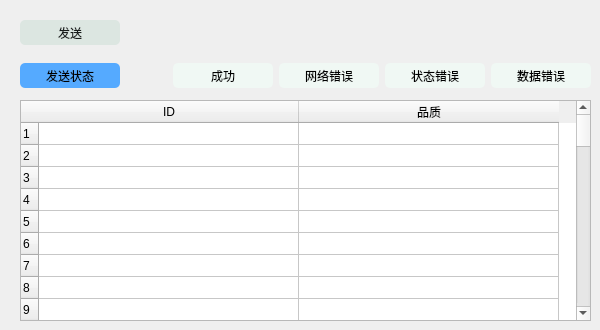
   <widget class="QWidget" name="tab_3">
    <attribute name="title">
     <string>分析产品信息</string>
    </attribute>
    <widget class="QPushButton" name="pb_Send_3">
     <property name="geometry">
      <rect>
       <x>20</x>
       <y>20</y>
       <width>100</width>
       <height>25</height>
      </rect>
     </property>
     <property name="minimumSize">
      <size>
       <width>100</width>
       <height>25</height>
      </size>
     </property>
     <property name="styleSheet">
      <string notr="true">background: rgb(220, 230, 225);
border-color: rgb(0, 0, 0);
border-radius: 5px;
color:rgb(24, 28, 27);</string>
     </property>
     <property name="text">
      <string>发送</string>
     </property>
    </widget>
    <widget class="QWidget" name="layoutWidget_4">
     <property name="geometry">
      <rect>
       <x>20</x>
       <y>60</y>
       <width>571</width>
       <height>31</height>
      </rect>
     </property>
     <layout class="QGridLayout" name="gridLayout_6">
      <item row="0" column="3">
       <widget class="QLabel" name="lb_State_NetError_3">
        <property name="minimumSize">
         <size>
          <width>100</width>
          <height>25</height>
         </size>
        </property>
        <property name="styleSheet">
         <string notr="true">border-radius: 5px;
background-color: rgb(240, 248, 244);</string>
        </property>
        <property name="text">
         <string>网络错误</string>
        </property>
        <property name="alignment">
         <set>Qt::AlignCenter</set>
        </property>
       </widget>
      </item>
      <item row="0" column="5">
       <widget class="QLabel" name="lb_State_Data_Error_3">
        <property name="minimumSize">
         <size>
          <width>100</width>
          <height>25</height>
         </size>
        </property>
        <property name="styleSheet">
         <string notr="true">border-radius: 5px;
background-color: rgb(240, 248, 244);</string>
        </property>
        <property name="text">
         <string>数据错误</string>
        </property>
        <property name="alignment">
         <set>Qt::AlignCenter</set>
        </property>
       </widget>
      </item>
      <item row="0" column="2">
       <widget class="QLabel" name="lb_State_Succeed_3">
        <property name="minimumSize">
         <size>
          <width>100</width>
          <height>25</height>
         </size>
        </property>
        <property name="styleSheet">
         <string notr="true">border-radius: 5px;
background-color: rgb(240, 248, 244);</string>
        </property>
        <property name="text">
         <string>成功</string>
        </property>
        <property name="alignment">
         <set>Qt::AlignCenter</set>
        </property>
       </widget>
      </item>
      <item row="0" column="0">
       <widget class="QLabel" name="label_8">
        <property name="minimumSize">
         <size>
          <width>100</width>
          <height>25</height>
         </size>
        </property>
        <property name="maximumSize">
         <size>
          <width>16777215</width>
          <height>25</height>
         </size>
        </property>
        <property name="styleSheet">
         <string notr="true">border-radius: 5px;
background-color: rgb(85, 170, 255);</string>
        </property>
        <property name="text">
         <string>发送状态</string>
        </property>
        <property name="alignment">
         <set>Qt::AlignCenter</set>
        </property>
       </widget>
      </item>
      <item row="0" column="4">
       <widget class="QLabel" name="lb_State_StateError_3">
        <property name="minimumSize">
         <size>
          <width>100</width>
          <height>25</height>
         </size>
        </property>
        <property name="styleSheet">
         <string notr="true">border-radius: 5px;
background-color: rgb(240, 248, 244);</string>
        </property>
        <property name="text">
         <string>状态错误</string>
        </property>
        <property name="alignment">
         <set>Qt::AlignCenter</set>
        </property>
       </widget>
      </item>
      <item row="0" column="1">
       <spacer name="horizontalSpacer_7">
        <property name="orientation">
         <enum>Qt::Horizontal</enum>
        </property>
        <property name="sizeHint" stdset="0">
         <size>
          <width>40</width>
          <height>20</height>
         </size>
        </property>
       </spacer>
      </item>
     </layout>
    </widget>
    <widget class="QTableWidget" name="tb_Get">
     <property name="geometry">
      <rect>
       <x>20</x>
       <y>100</y>
       <width>571</width>
       <height>221</height>
      </rect>
     </property>
     <attribute name="horizontalHeaderDefaultSectionSize">
      <number>200</number>
     </attribute>
     <attribute name="horizontalHeaderMinimumSectionSize">
      <number>260</number>
     </attribute>
     <attribute name="verticalHeaderDefaultSectionSize">
      <number>22</number>
     </attribute>
     <attribute name="verticalHeaderMinimumSectionSize">
      <number>22</number>
     </attribute>
     <row>
      <property name="text">
       <string>1</string>
      </property>
     </row>
     <row>
      <property name="text">
       <string>2</string>
      </property>
     </row>
     <row>
      <property name="text">
       <string>3</string>
      </property>
     </row>
     <row>
      <property name="text">
       <string>4</string>
      </property>
     </row>
     <row>
      <property name="text">
       <string>5</string>
      </property>
     </row>
     <row>
      <property name="text">
       <string>6</string>
      </property>
     </row>
     <row>
      <property name="text">
       <string>7</string>
      </property>
     </row>
     <row>
      <property name="text">
       <string>8</string>
      </property>
     </row>
     <row>
      <property name="text">
       <string>9</string>
      </property>
     </row>
     <row>
      <property name="text">
       <string>10</string>
      </property>
     </row>
     <row>
      <property name="text">
       <string>11</string>
      </property>
     </row>
     <row>
      <property name="text">
       <string>12</string>
      </property>
     </row>
     <row>
      <property name="text">
       <string>13</string>
      </property>
     </row>
     <row>
      <property name="text">
       <string>14</string>
      </property>
     </row>
     <row>
      <property name="text">
       <string>15</string>
      </property>
     </row>
     <row>
      <property name="text">
       <string>16</string>
      </property>
     </row>
     <row>
      <property name="text">
       <string>17</string>
      </property>
     </row>
     <row>
      <property name="text">
       <string>18</string>
      </property>
     </row>
     <row>
      <property name="text">
       <string>19</string>
      </property>
     </row>
     <row>
      <property name="text">
       <string>20</string>
      </property>
     </row>
     <row>
      <property name="text">
       <string>21</string>
      </property>
     </row>
     <row>
      <property name="text">
       <string>22</string>
      </property>
     </row>
     <row>
      <property name="text">
       <string>23</string>
      </property>
     </row>
     <row>
      <property name="text">
       <string>24</string>
      </property>
     </row>
     <row>
      <property name="text">
       <string>25</string>
      </property>
     </row>
     <row>
      <property name="text">
       <string>26</string>
      </property>
     </row>
     <row>
      <property name="text">
       <string>27</string>
      </property>
     </row>
     <row>
      <property name="text">
       <string>28</string>
      </property>
     </row>
     <row>
      <property name="text">
       <string>29</string>
      </property>
     </row>
     <row>
      <property name="text">
       <string>30</string>
      </property>
     </row>
     <row>
      <property name="text">
       <string>31</string>
      </property>
     </row>
     <row>
      <property name="text">
       <string>32</string>
      </property>
     </row>
     <row>
      <property name="text">
       <string>33</string>
      </property>
     </row>
     <row>
      <property name="text">
       <string>34</string>
      </property>
     </row>
     <row>
      <property name="text">
       <string>35</string>
      </property>
     </row>
     <row>
      <property name="text">
       <string>36</string>
      </property>
     </row>
     <row>
      <property name="text">
       <string>37</string>
      </property>
     </row>
     <row>
      <property name="text">
       <string>38</string>
      </property>
     </row>
     <row>
      <property name="text">
       <string>39</string>
      </property>
     </row>
     <row>
      <property name="text">
       <string>40</string>
      </property>
     </row>
     <row>
      <property name="text">
       <string>41</string>
      </property>
     </row>
     <row>
      <property name="text">
       <string>42</string>
      </property>
     </row>
     <row>
      <property name="text">
       <string>43</string>
      </property>
     </row>
     <row>
      <property name="text">
       <string>44</string>
      </property>
     </row>
     <row>
      <property name="text">
       <string>45</string>
      </property>
     </row>
     <row>
      <property name="text">
       <string>46</string>
      </property>
     </row>
     <row>
      <property name="text">
       <string>47</string>
      </property>
     </row>
     <row>
      <property name="text">
       <string>48</string>
      </property>
     </row>
     <column>
      <property name="text">
       <string>ID</string>
      </property>
     </column>
     <column>
      <property name="text">
       <string>品质</string>
      </property>
     </column>
    </widget>
   </widget>
